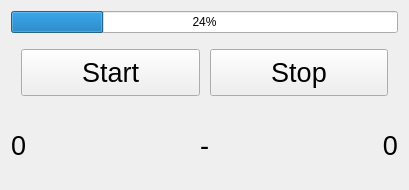
<?xml version="1.0" encoding="UTF-8"?>
<ui version="4.0">
 <class>Form</class>
 <widget class="QWidget" name="Form">
  <property name="geometry">
   <rect>
    <x>0</x>
    <y>0</y>
    <width>409</width>
    <height>190</height>
   </rect>
  </property>
  <property name="windowTitle">
   <string>Form</string>
  </property>
  <layout class="QVBoxLayout" name="verticalLayout">
   <item>
    <widget class="QProgressBar" name="progressBar">
     <property name="value">
      <number>24</number>
     </property>
    </widget>
   </item>
   <item>
    <layout class="QHBoxLayout" name="horizontalLayout">
     <property name="spacing">
      <number>10</number>
     </property>
     <property name="leftMargin">
      <number>10</number>
     </property>
     <property name="topMargin">
      <number>10</number>
     </property>
     <property name="rightMargin">
      <number>10</number>
     </property>
     <property name="bottomMargin">
      <number>10</number>
     </property>
     <item>
      <widget class="QPushButton" name="btnStart">
       <property name="sizePolicy">
        <sizepolicy hsizetype="Minimum" vsizetype="Minimum">
         <horstretch>0</horstretch>
         <verstretch>0</verstretch>
        </sizepolicy>
       </property>
       <property name="font">
        <font>
         <pointsize>20</pointsize>
        </font>
       </property>
       <property name="text">
        <string>Start</string>
       </property>
      </widget>
     </item>
     <item>
      <widget class="QPushButton" name="btnStop">
       <property name="sizePolicy">
        <sizepolicy hsizetype="Minimum" vsizetype="Minimum">
         <horstretch>0</horstretch>
         <verstretch>0</verstretch>
        </sizepolicy>
       </property>
       <property name="font">
        <font>
         <pointsize>20</pointsize>
        </font>
       </property>
       <property name="text">
        <string>Stop</string>
       </property>
      </widget>
     </item>
    </layout>
   </item>
   <item>
    <layout class="QHBoxLayout" name="horizontalLayout_2">
     <item>
      <widget class="QLabel" name="lblUser">
       <property name="font">
        <font>
         <pointsize>20</pointsize>
        </font>
       </property>
       <property name="text">
        <string>0</string>
       </property>
      </widget>
     </item>
     <item>
      <widget class="QLabel" name="lblStatus">
       <property name="font">
        <font>
         <pointsize>20</pointsize>
        </font>
       </property>
       <property name="text">
        <string>-</string>
       </property>
       <property name="alignment">
        <set>Qt::AlignCenter</set>
       </property>
      </widget>
     </item>
     <item>
      <widget class="QLabel" name="lblComputer">
       <property name="font">
        <font>
         <pointsize>20</pointsize>
        </font>
       </property>
       <property name="text">
        <string>0</string>
       </property>
       <property name="alignment">
        <set>Qt::AlignRight|Qt::AlignTrailing|Qt::AlignVCenter</set>
       </property>
      </widget>
     </item>
    </layout>
   </item>
  </layout>
 </widget>
 <resources/>
 <connections/>
</ui>
